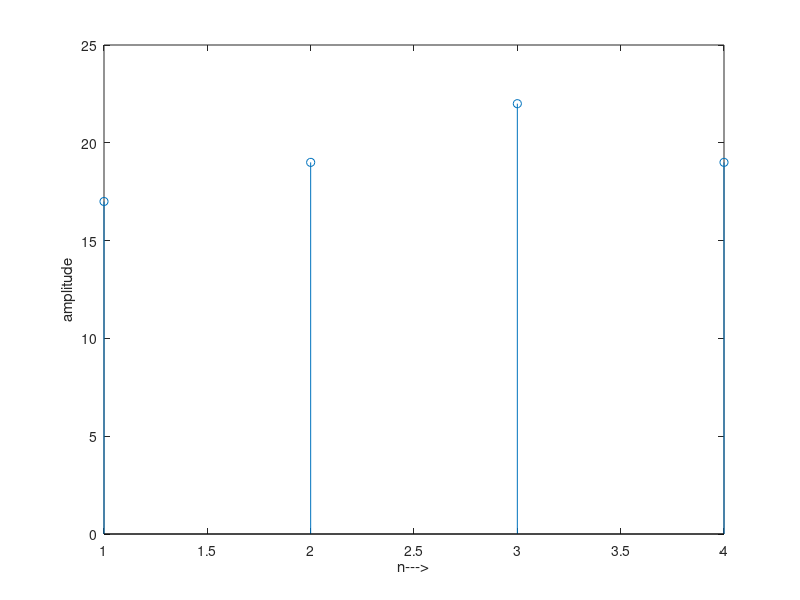

Write the MATLAB code that produced this figure.
clc;
x1=[1,2,3,1];
x2=[4,3,2,2];
if length(x1)>length(x2)
    N=length(x1)
else
    N=length(x2)
 end
x1=[x1 zeros(1,N-length(x1))]
x2=[x2 zeros(1,N-length(x2))]

X1=fft(x1)
X2=fft(x2)

circon=ifft(X1.*X2)
stem(circon)
ylabel("amplitude");
xlabel("n--->");
